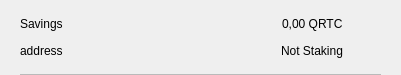
<?xml version="1.0" encoding="UTF-8"?>
<ui version="4.0">
 <class>CSRow</class>
 <widget class="QWidget" name="CSRow">
  <property name="geometry">
   <rect>
    <x>0</x>
    <y>0</y>
    <width>401</width>
    <height>75</height>
   </rect>
  </property>
  <property name="windowTitle">
   <string>Form</string>
  </property>
  <layout class="QVBoxLayout" name="verticalLayout">
   <property name="spacing">
    <number>0</number>
   </property>
   <property name="leftMargin">
    <number>20</number>
   </property>
   <property name="topMargin">
    <number>10</number>
   </property>
   <property name="rightMargin">
    <number>20</number>
   </property>
   <property name="bottomMargin">
    <number>0</number>
   </property>
   <item>
    <widget class="QWidget" name="info" native="true">
     <property name="minimumSize">
      <size>
       <width>0</width>
       <height>0</height>
      </size>
     </property>
     <layout class="QHBoxLayout" name="horizontalLayout_3">
      <property name="leftMargin">
       <number>0</number>
      </property>
      <property name="topMargin">
       <number>0</number>
      </property>
      <property name="rightMargin">
       <number>0</number>
      </property>
      <property name="bottomMargin">
       <number>10</number>
      </property>
      <item>
       <widget class="QWidget" name="container" native="true">
        <property name="minimumSize">
         <size>
          <width>0</width>
          <height>0</height>
         </size>
        </property>
        <layout class="QVBoxLayout" name="verticalLayout_2">
         <property name="spacing">
          <number>0</number>
         </property>
         <property name="leftMargin">
          <number>0</number>
         </property>
         <property name="topMargin">
          <number>0</number>
         </property>
         <property name="rightMargin">
          <number>0</number>
         </property>
         <property name="bottomMargin">
          <number>0</number>
         </property>
         <item>
          <layout class="QHBoxLayout" name="horizontalLayout">
           <item>
            <widget class="QLabel" name="labelName">
             <property name="toolTip">
              <string notr="true"/>
             </property>
             <property name="text">
              <string>Savings</string>
             </property>
            </widget>
           </item>
           <item>
            <spacer name="horizontalSpacer">
             <property name="orientation">
              <enum>Qt::Horizontal</enum>
             </property>
             <property name="sizeHint" stdset="0">
              <size>
               <width>40</width>
               <height>20</height>
              </size>
             </property>
            </spacer>
           </item>
           <item>
            <widget class="QLabel" name="labelAmount">
             <property name="text">
              <string>0,00 QRTC</string>
             </property>
            </widget>
           </item>
          </layout>
         </item>
         <item>
          <layout class="QHBoxLayout" name="horizontalLayout_2">
           <item>
            <widget class="QLabel" name="labelAddress">
             <property name="toolTip">
              <string notr="true"/>
             </property>
             <property name="text">
              <string>address</string>
             </property>
            </widget>
           </item>
           <item>
            <spacer name="horizontalSpacer_2">
             <property name="orientation">
              <enum>Qt::Horizontal</enum>
             </property>
             <property name="sizeHint" stdset="0">
              <size>
               <width>40</width>
               <height>20</height>
              </size>
             </property>
            </spacer>
           </item>
           <item>
            <widget class="QLabel" name="labelStaking">
             <property name="text">
              <string>Not Staking</string>
             </property>
            </widget>
           </item>
          </layout>
         </item>
        </layout>
       </widget>
      </item>
      <item alignment="Qt::AlignHCenter|Qt::AlignVCenter">
       <widget class="QPushButton" name="pushButtonMenu">
        <property name="minimumSize">
         <size>
          <width>24</width>
          <height>24</height>
         </size>
        </property>
        <property name="maximumSize">
         <size>
          <width>32</width>
          <height>32</height>
         </size>
        </property>
        <property name="focusPolicy">
         <enum>Qt::NoFocus</enum>
        </property>
        <property name="styleSheet">
         <string notr="true">border:none; background-color:transparent;</string>
        </property>
        <property name="text">
         <string/>
        </property>
        <property name="icon">
         <iconset>
          <normaloff>://ic-menu-hover</normaloff>://ic-menu-hover</iconset>
        </property>
        <property name="iconSize">
         <size>
          <width>24</width>
          <height>24</height>
         </size>
        </property>
       </widget>
      </item>
     </layout>
    </widget>
   </item>
   <item>
    <widget class="QLabel" name="lblDivisory">
     <property name="minimumSize">
      <size>
       <width>0</width>
       <height>1</height>
      </size>
     </property>
     <property name="maximumSize">
      <size>
       <width>16777215</width>
       <height>1</height>
      </size>
     </property>
     <property name="styleSheet">
      <string notr="true">background-color:#bababa;</string>
     </property>
     <property name="text">
      <string/>
     </property>
     <property name="alignment">
      <set>Qt::AlignBottom|Qt::AlignLeading|Qt::AlignLeft</set>
     </property>
    </widget>
   </item>
  </layout>
 </widget>
 <resources/>
 <connections/>
</ui>
